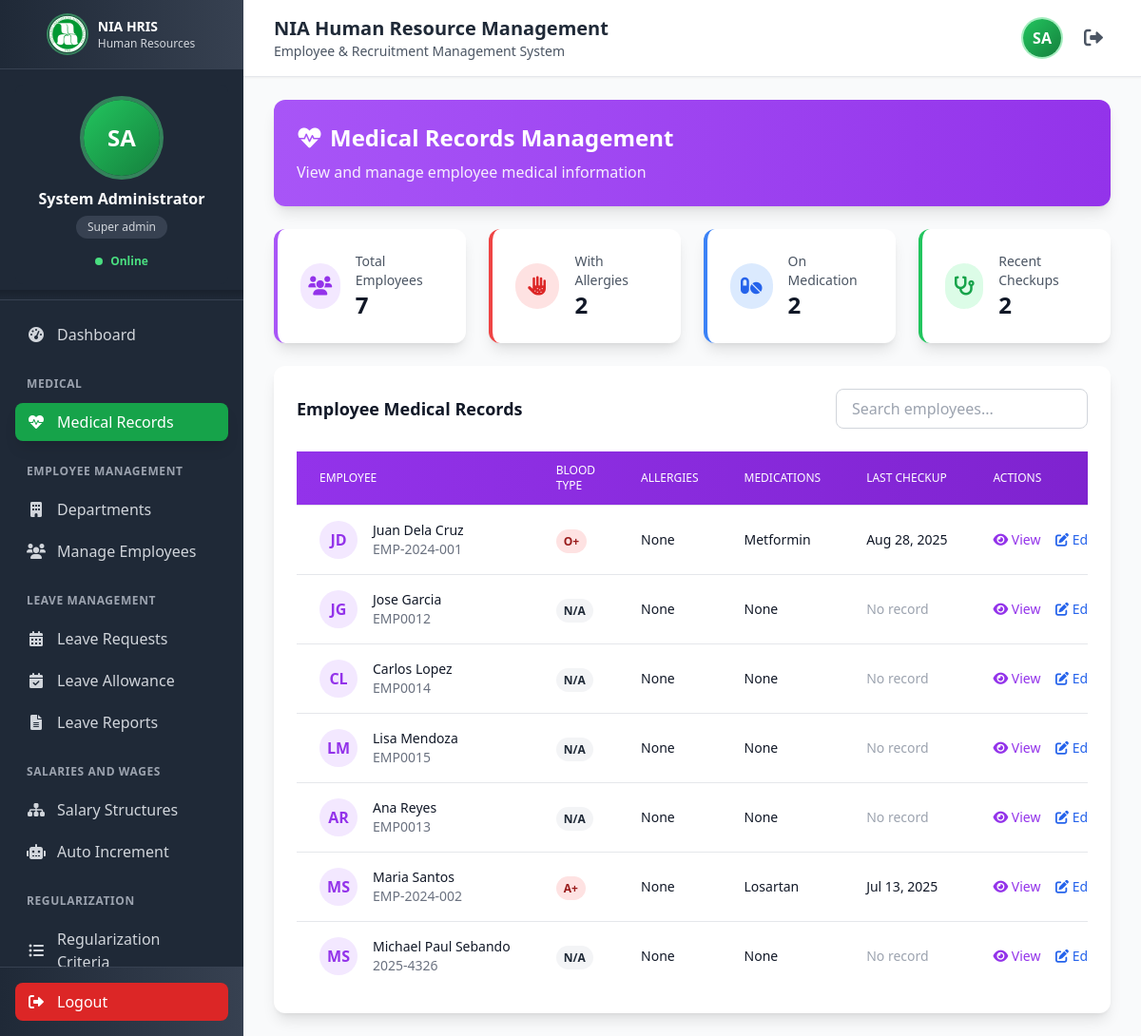
Page /medical-records.php (signed in) on the committed database.
### tables this page shows
CREATE TABLE IF NOT EXISTS `employees` (
  `id` int(11) NOT NULL AUTO_INCREMENT,
  `employee_id` varchar(20) NOT NULL,
  `first_name` varchar(50) NOT NULL,
  `last_name` varchar(50) NOT NULL,
  `email` varchar(100) NOT NULL,
  `password` varchar(255) DEFAULT NULL,
  `position` varchar(100) NOT NULL,
  `department` varchar(100) NOT NULL,
  `department_id` int(11) DEFAULT NULL,
  `employee_type` enum('faculty','staff','admin') DEFAULT 'staff',
  `hire_date` date NOT NULL,
  `phone` varchar(20) DEFAULT NULL,
  `sss_number` varchar(20) DEFAULT NULL,
  `pagibig_number` varchar(20) DEFAULT NULL,
  `tin_number` varchar(20) DEFAULT NULL,
  `philhealth_number` varchar(20) DEFAULT NULL,
  `address` text DEFAULT NULL,
  `is_active` tinyint(1) DEFAULT 1,
  `created_at` timestamp NOT NULL DEFAULT current_timestamp(),
  `updated_at` timestamp NULL DEFAULT NULL ON UPDATE current_timestamp(),
  `blood_type` varchar(10) DEFAULT NULL,
  `medical_conditions` text DEFAULT NULL,
  `allergies` text DEFAULT NULL,
  `medications` text DEFAULT NULL,
  `last_medical_checkup` date DEFAULT NULL,
  `medical_notes` text DEFAULT NULL,
  `emergency_contact_name` varchar(100) DEFAULT NULL,
  `emergency_contact_number` varchar(20) DEFAULT NULL,
  PRIMARY KEY (`id`),
  UNIQUE KEY `employee_id` (`employee_id`),
  UNIQUE KEY `email` (`email`),
  KEY `idx_department` (`department`),
  KEY `idx_employee_type` (`employee_type`),
  KEY `idx_department_id` (`department_id`),
  CONSTRAINT `fk_employees_department` FOREIGN KEY (`department_id`) REFERENCES `departments` (`id`) ON DELETE SET NULL ON UPDATE CASCADE
);

### includes/roles.php (called while the page is built, shortened)
<?php
function hasAnyRole($roles) {
    return in_array($_SESSION['role'], $roles);
}
function canUpdateMedicalRecords() {
    return hasAnyRole([ROLE_SUPER_ADMIN, ROLE_NURSE]);
}
?>

### medical-records.php (the view, shortened to what this page needs)
<?php
require_once 'config/database.php';
require_once 'includes/roles.php';
$can_update = canUpdateMedicalRecords();
$query = "SELECT id, employee_id, first_name, last_name, email, phone, department,
          blood_type, medical_conditions, allergies, emergency_contact_name,
          emergency_contact_number, medications, last_medical_checkup, medical_notes
          FROM employees
          WHERE is_active = 1
          ORDER BY last_name, first_name";
$result = mysqli_query($conn, $query);
$employees = [];
while ($row = mysqli_fetch_assoc($result)) {
    $employees[] = $row;
}
include 'includes/header.php';
?>
<div class="mb-6">
    <div class="bg-gradient-to-r from-purple-500 to-purple-600 text-white rounded-xl shadow-lg p-6">
        <div class="flex items-center justify-between">
            <div>
                <h2 class="text-2xl font-bold mb-2">
                    <i class="fas fa-heartbeat mr-2"></i>Medical Records Management
                </h2>
                <p class="opacity-90">View and manage employee medical information</p>
            </div>
        </div>
    </div>
</div>
<div class="grid grid-cols-1 md:grid-cols-4 gap-6 mb-6">
    <div class="bg-white rounded-xl shadow-lg p-6 border-l-4 border-purple-500">
        <div class="flex items-center">
            <div class="w-12 h-12 bg-purple-100 rounded-full flex items-center justify-center mr-4">
                <i class="fas fa-users text-purple-600 text-xl"></i>
            </div>
            <div>
                <p class="text-sm text-gray-600">Total Employees</p>
                <p class="text-2xl font-bold text-gray-900"><?php echo count($employees); ?></p>
            </div>
        </div>
    </div>
    <div class="bg-white rounded-xl shadow-lg p-6 border-l-4 border-red-500">
        <div class="flex items-center">
            <div class="w-12 h-12 bg-red-100 rounded-full flex items-center justify-center mr-4">
                <i class="fas fa-allergies text-red-600 text-xl"></i>
            </div>
            <div>
                <p class="text-sm text-gray-600">With Allergies</p>
                <p class="text-2xl font-bold text-gray-900">
                    <?php echo count(array_filter($employees, function($e) { return !empty($e['allergies']); })); ?>
                </p>
            </div>
        </div>
    </div>
    <div class="bg-white rounded-xl shadow-lg p-6 border-l-4 border-blue-500">
        <div class="flex items-center">
            <div class="w-12 h-12 bg-blue-100 rounded-full flex items-center justify-center mr-4">
                <i class="fas fa-pills text-blue-600 text-xl"></i>
            </div>
            <div>
                <p class="text-sm text-gray-600">On Medication</p>
                <p class="text-2xl font-bold text-gray-900">
                    <?php echo count(array_filter($employees, function($e) { return !empty($e['medications']); })); ?>
                </p>
            </div>
        </div>
    </div>
    <div class="bg-white rounded-xl shadow-lg p-6 border-l-4 border-green-500">
        <div class="flex items-center">
            <div class="w-12 h-12 bg-green-100 rounded-full flex items-center justify-center mr-4">
                <i class="fas fa-stethoscope text-green-600 text-xl"></i>
            </div>
            <div>
                <p class="text-sm text-gray-600">Recent Checkups</p>
                <p class="text-2xl font-bold text-gray-900">
                    <?php
                    $recent = array_filter($employees, function($e) {
                        return !empty($e['last_medical_checkup']) &&
                               strtotime($e['last_medical_checkup']) > strtotime('-6 months');
                    });
                    echo count($recent);
                    ?>
                </p>
            </div>
        </div>
    </div>
</div>
<div class="bg-white rounded-xl shadow-lg p-6">
    <div class="flex items-center justify-between mb-6">
        <h3 class="text-lg font-semibold text-gray-900">Employee Medical Records</h3>
        <div class="flex space-x-2">
            <input type="text" id="searchInput" placeholder="Search employees..."
                   class="px-4 py-2 border border-gray-300 rounded-lg focus:outline-none focus:ring-2 focus:ring-purple-500">
        </div>
    </div>
    <div class="overflow-x-auto">
        <table class="min-w-full divide-y divide-gray-200" id="medicalTable">
            <thead class="bg-gradient-to-r from-purple-600 to-purple-700">
                <tr>
                    <th class="px-6 py-3 text-left text-xs font-medium text-white uppercase">Employee</th>
                    <th class="px-6 py-3 text-left text-xs font-medium text-white uppercase">Blood Type</th>
                    <th class="px-6 py-3 text-left text-xs font-medium text-white uppercase">Allergies</th>
                    <th class="px-6 py-3 text-left text-xs font-medium text-white uppercase">Medications</th>
                    <th class="px-6 py-3 text-left text-xs font-medium text-white uppercase">Last Checkup</th>
                    <th class="px-6 py-3 text-left text-xs font-medium text-white uppercase">Actions</th>
                </tr>
            </thead>
            <tbody class="bg-white divide-y divide-gray-200">
                <?php foreach ($employees as $emp): ?>
                <tr class="hover:bg-purple-50 transition-colors">
                    <td class="px-6 py-4 whitespace-nowrap">
                        <div class="flex items-center">
                            <div class="flex-shrink-0 h-10 w-10 bg-purple-100 rounded-full flex items-center justify-center">
                                <span class="text-purple-600 font-semibold">
                                    <?php echo strtoupper(substr($emp['first_name'], 0, 1) . substr($emp['last_name'], 0, 1)); ?>
                                </span>
                            </div>
                            <div class="ml-4">
                                <div class="text-sm font-medium text-gray-900">
                                    <?php echo htmlspecialchars($emp['first_name'] . ' ' . $emp['last_name']); ?>
                                </div>
                                <div class="text-sm text-gray-500"><?php echo htmlspecialchars($emp['employee_id']); ?></div>
                            </div>
                        </div>
                    </td>
                    <td class="px-6 py-4 whitespace-nowrap">
                        <span class="px-2 py-1 text-xs font-semibold rounded-full <?php echo !empty($emp['blood_type']) ? 'bg-red-100 text-red-800' : 'bg-gray-100 text-gray-800'; ?>">
                            <?php echo htmlspecialchars($emp['blood_type'] ?: 'N/A'); ?>
                        </span>
                    </td>
                    <td class="px-6 py-4">
                        <div class="text-sm text-gray-900 max-w-xs truncate">
                            <?php echo htmlspecialchars($emp['allergies'] ?: 'None'); ?>
                        </div>
                    </td>
                    <td class="px-6 py-4">
                        <div class="text-sm text-gray-900 max-w-xs truncate">
                            <?php echo htmlspecialchars($emp['medications'] ?: 'None'); ?>
                        </div>
                    </td>
                    <td class="px-6 py-4 whitespace-nowrap text-sm text-gray-900">
                        <?php
                        if (!empty($emp['last_medical_checkup'])) {
                            echo date('M d, Y', strtotime($emp['last_medical_checkup']));
                        } else {
                            echo '<span class="text-gray-400">No record</span>';
                        }
                        ?>
                    </td>
                    <td class="px-6 py-4 whitespace-nowrap text-sm font-medium">
                        <button onclick="viewMedicalRecord(<?php echo htmlspecialchars(json_encode($emp)); ?>)"
                                class="text-purple-600 hover:text-purple-900 mr-3">
                            <i class="fas fa-eye"></i> View
                        </button>
                        <?php if ($can_update): ?>
                        <button onclick="editMedicalRecord(<?php echo htmlspecialchars(json_encode($emp)); ?>)"
                                class="text-blue-600 hover:text-blue-900">
                            <i class="fas fa-edit"></i> Edit
                        </button>
                        <?php endif; ?>
                    </td>
                </tr>
                <?php endforeach; ?>
            </tbody>
        </table>
    </div>
</div>

### includes/header.php (style rules this page uses)
body, html { overflow-x: hidden; max-width: 100vw; }

### rows in the picture
employees: first_name+last_name "JD", first_name+last_name "Juan Dela Cruz", employee "EMP-2024-001", blood_type "O+", allergies "None", medications "Metformin", last_medical_checkup "Aug 28, 2025"
employees: first_name+last_name "JG", first_name+last_name "Jose Garcia", employee "EMP0012", blood_type "N/A", allergies "None", medications "None", shows "No record"
employees: first_name+last_name "CL", first_name+last_name "Carlos Lopez", employee "EMP0014", blood_type "N/A", allergies "None", medications "None", shows "No record"
employees: first_name+last_name "LM", first_name+last_name "Lisa Mendoza", employee "EMP0015", blood_type "N/A", allergies "None", medications "None", shows "No record"
employees: first_name+last_name "AR", first_name+last_name "Ana Reyes", employee "EMP0013", blood_type "N/A", allergies "None", medications "None", shows "No record"
employees: first_name+last_name "MS", first_name+last_name "Maria Santos", employee "EMP-2024-002", blood_type "A+", allergies "None", medications "Losartan", last_medical_checkup "Jul 13, 2025"
employees: first_name+last_name "MS", first_name+last_name "Michael Paul Sebando", employee "2025-4326", blood_type "N/A", allergies "None", medications "None", shows "No record"

### other values in the picture
$_SESSION['first_name'] . ' ' . $_SESSION['last_name'] "System Administrator"
str_replace('_', ' ', $_SESSION['role']) "Super admin"
count($employees) "7"
count($recent) "2"
